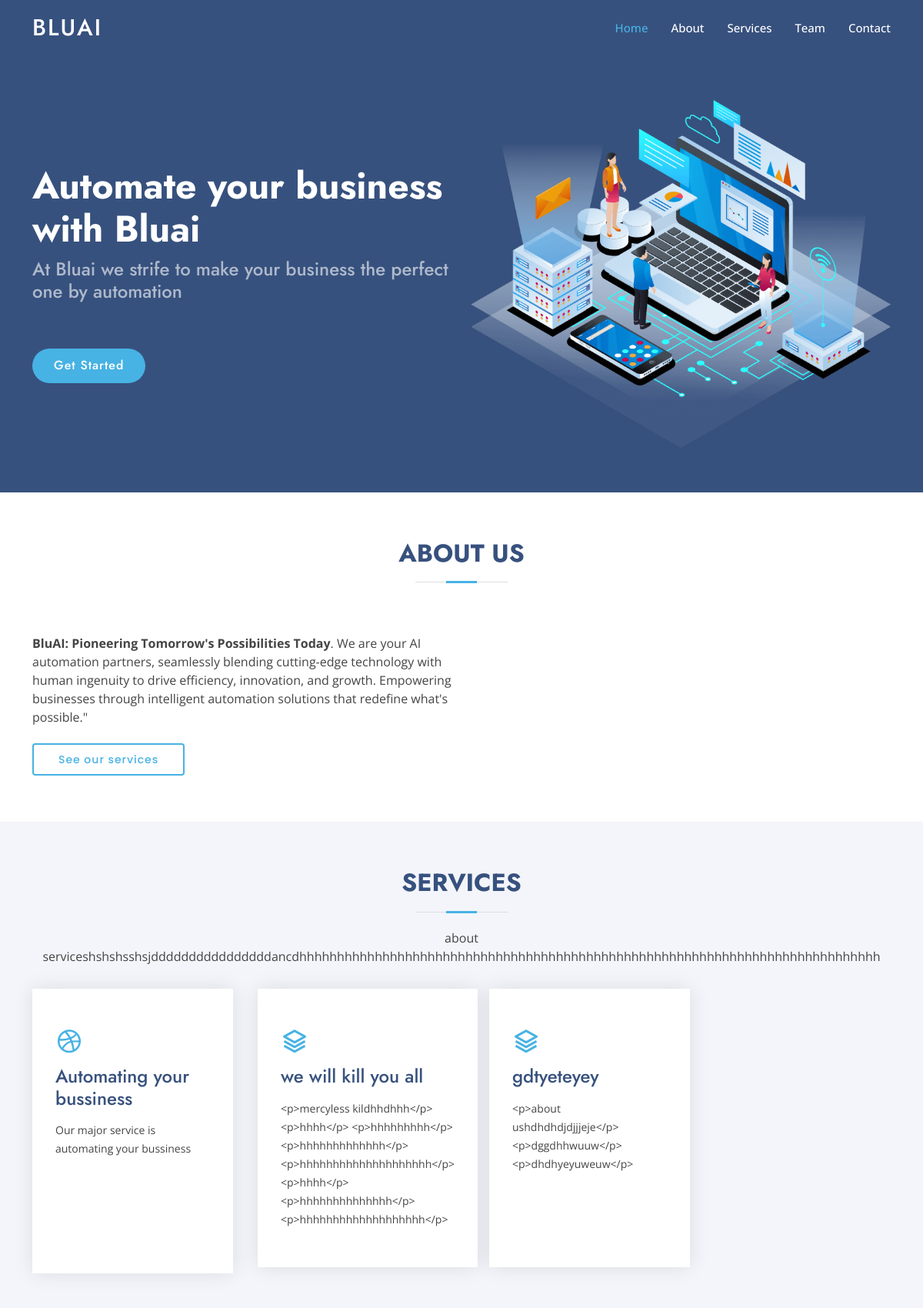
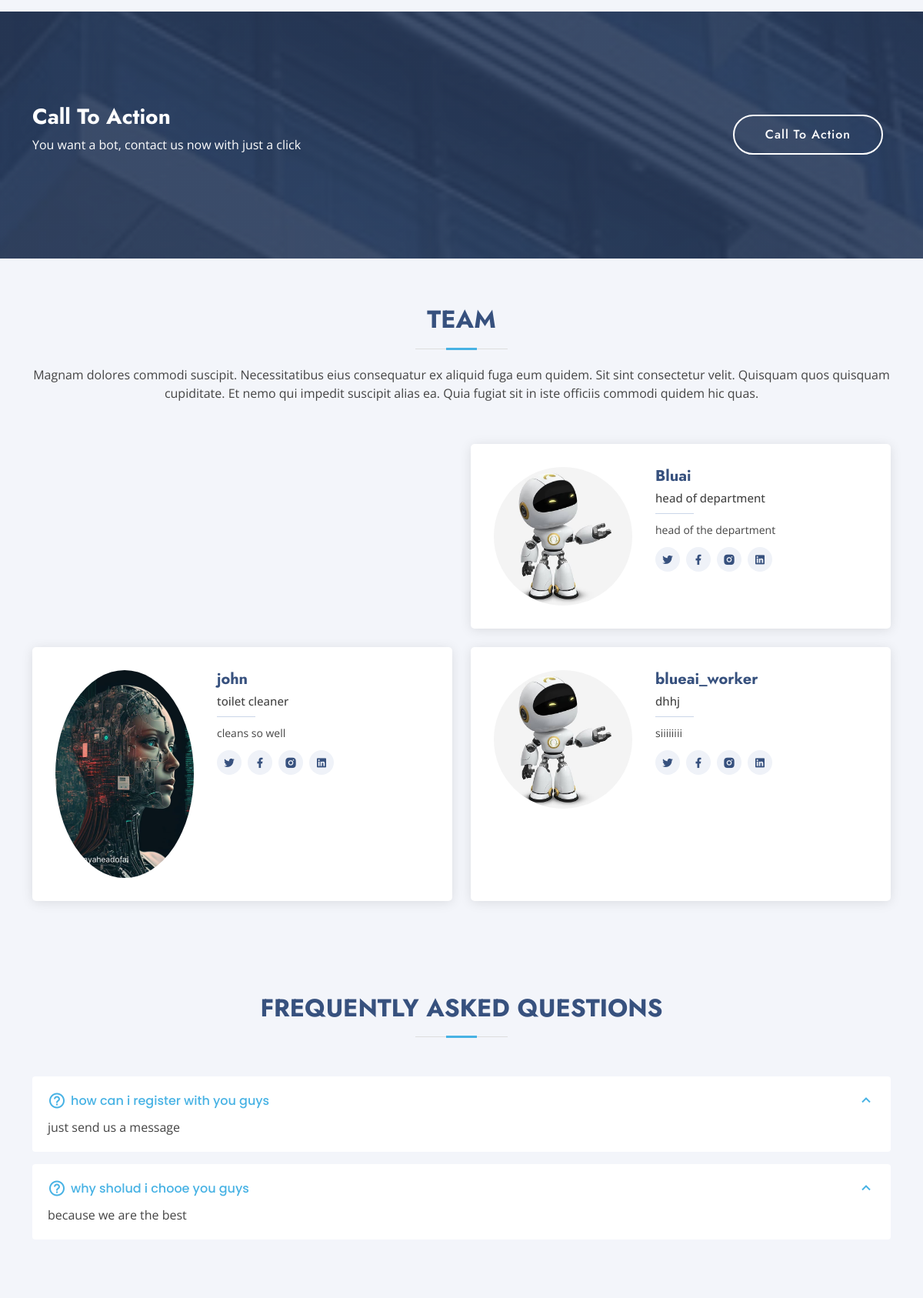
The page / (upper part) on the database its author committed (2 pictures, top to bottom).
### base_app/models.py (models this page shows)
class Hero_section(models.Model):
    title=models.CharField(max_length=50, help_text="enter title")
    body=models.CharField(max_length=200, help_text="enter body")
    image= models.ImageField(upload_to="heros", blank=True, null=True)

class About_us(models.Model):
    about=RichTextField(default="about us")

class MainServices(models.Model):
    description=RichTextField(default="about service")

class Services(models.Model):
    name_of_service=models.CharField(max_length=200, help_text="enter name of service")
    about_service=RichTextField(default="about us")
    date_posted=models.DateTimeField(auto_now_add=True)

class Team(models.Model):
    name=models.CharField(max_length=100, default="blueai_worker", help_text="enter your name")
    image=models.ImageField(upload_to="team", blank=True, null=True)
    position=models.CharField(max_length=200)
    about=models.CharField(max_length=300)
    twitter=models.URLField(
        verbose_name="Twitter Link",
        max_length=200,  # Adjust the maximum length based on your needs
        blank=True,
        null=True,
        help_text="Enter your Twitter profile link here."
    )
    facebook=models.URLField(
        verbose_name="Facebook Link",
        max_length=200,  # Adjust the maximum length based on your needs
        blank=True,
        null=True,
        help_text="Enter your Twitter profile link here."
    )
    instagram = models.URLField(
        verbose_name="Instagram Link",
        max_length=200,  # Adjust the maximum length based on your needs
        blank=True,
        null=True,
        help_text="Enter your Twitter profile link here."
    )
    linkedln = models.URLField(
        verbose_name="Linkedln Link",
        max_length=200,  # Adjust the maximum length based on your needs
        blank=True,
        null=True,
        help_text="Enter your Twitter profile link here."
    )

class Questions(models.Model):
    question=models.CharField(max_length=300)
    answer=models.CharField(max_length=500)

### base_app/views.py (the view)
# urls.py: path('', views.index, name="index"),
def index(request):
    hero_section=Hero_section.objects.all()
    about_data=About_us.objects.all()
    MainServices_data=MainServices.objects.all()
    services_data=Services.objects.all()
    team=Team.objects.all()
    questions=Questions.objects.all()
    details=Details.objects.all()
    accounts=Accounts.objects.all()
    context = {
        "hero_section": hero_section,
        "about_data": about_data,
        "main_service_data": MainServices_data,
        "services_data": services_data,
        "teams":team,
        "question":questions,
        "details":details,
        "accounts":accounts,
    }
    return render(request, 'index.html', context)

### templates/index.html (shortened to what this page needs)
{% extends 'main.html' %}
{% load static %}
{% block content %}
<section id="hero" class="d-flex align-items-center">
    <div class="container">
      <div class="row">
        <div class="col-lg-6 d-flex flex-column justify-content-center pt-4 pt-lg-0 order-2 order-lg-1" data-aos="fade-up" data-aos-delay="200">
        {% for hero in hero_section%}
            <h1>{{ hero.title }}</h1>
            <h2>{{ hero.body }}</h2>
        <div class="d-flex justify-content-center justify-content-lg-start">
            <a href="#contact" class="btn-get-started scrollto">Get Started</a>
          </div>
        </div>
        <div class="col-lg-6 order-1 order-lg-2 hero-img" data-aos="zoom-in" data-aos-delay="200">
          <img src="{{ hero.image.url }}" class="img-fluid animated" alt="">
        </div>
        {% endfor %}
      </div>
    </div>
  </section>
  <section id="about" class="about">
    <div class="container" data-aos="fade-up">
      <div class="section-title">
          <h2>About Us</h2>
      </div>
      {% for about in about_data %}
        <div class="row content">
            <div class="col-lg-6">
              <p>{{ about.about|safe }}</p>
                <a href="#services" class="btn-learn-more">See our services</a>
            </div>
          </div>
      {% endfor %}
    </div>
  </section>
    <section id="services" class="services section-bg">
      <div class="container" data-aos="fade-up">
        <div class="section-title">
          <h2>Services</h2>
        {% for s in main_service_data %}
          <p>{{ s.description|safe }}</p>
        {% endfor %}
        </div>
        <div class="row">
          <div class="col-xl-3 col-md-6 d-flex align-items-stretch" data-aos="zoom-in" data-aos-delay="100">
            <div class="icon-box">
              <div class="icon"><i class="bx bxl-dribbble"></i></div>
              <h4><a href=""> Automating your bussiness</a></h4>
              <p> Our major service is automating your bussiness</p>
            </div>
          </div>
        {% for service in services_data %}
          <div class="col-xl-3 col-md-6 d-flex align-items-stretch mt-4 mt-xl-0 "
          style="margin:8px;" data-aos="zoom-in" data-aos-delay="100">
            <div class="icon-box">
              <div class="icon"><i class="bx bx-layer"></i></div>
              <h4><a href="">{{ service.name_of_service }}</a></h4>
              <p>{{ service.about_service }}</p>
            </div>
          </div>
        {% endfor %}
      </div>
    </section>
    <section id="cta" class="cta">
      <div class="container" data-aos="zoom-in">
        <div class="row">
          <div class="col-lg-9 text-center text-lg-start">
            <h3>Call To Action</h3>
            <p>You want a bot, contact us now with just a click</p>
          </div>
          <div class="col-lg-3 cta-btn-container text-center">
            <a class="cta-btn align-middle" href="#">Call To Action</a>
          </div>
        </div>
  </div>
</section>
    <section id="team" class="team section-bg">
      <div class="container" data-aos="fade-up">
        <div class="section-title">
          <h2>Team</h2>
          <p>Magnam dolores commodi suscipit. Necessitatibus eius consequatur ex aliquid fuga eum quidem. Sit sint consectetur velit. Quisquam quos quisquam cupiditate. Et nemo qui impedit suscipit alias ea. Quia fugiat sit in iste officiis commodi quidem hic quas.</p>
        </div>
        <div class="row">
          <div class="col-lg-6 mt-4 mt-lg-0" data-aos="zoom-in" data-aos-delay="200">
          </div>
           {% for team in teams %}
          <div class="col-lg-6 mt-4" data-aos="zoom-in" data-aos-delay="300">
            <div class="member d-flex align-items-start">
              <div class="pic"><img src="{{ team.image.url }}" class="img-fluid" alt=""></div>
              <div class="member-info">
                <h4>{{ team.name }}</h4>
                <span>{{ team.position }}</span>
                <p> {{ team.about }}</p>
                <div class="social">
                  <a href="{{ team.twitter }}" target="_blank"><i class="ri-twitter-fill"></i></a>
                  <a href="{{ team.facebook }}"><i class="ri-facebook-fill"></i></a>
                  <a href="{{ team.instagram }}"><i class="ri-instagram-fill"></i></a>
                  <a href="{{ team.linkedln }}"> <i class="ri-linkedin-box-fill"></i> </a>
                </div>
              </div>
            </div>
          </div>
        {% endfor %}
      </div>
    </section>
    <section id="faq" class="faq section-bg">
      <div class="container" data-aos="fade-up">
        <div class="section-title">
          <h2>Frequently Asked Questions</h2>
        </div>
        {% for question in question %}
        <div class="faq-list">
          <ul>
            <li data-aos="fade-up" data-aos-delay="100">
              <i class="bx bx-help-circle icon-help"></i>
              <a data-bs-toggle="collapse" class="collapse" data-bs-target="#faq-list-1">
                {{ question.question }}<i class="bx bx-chevron-up icon-close"></i>
              </a>
              <div id="faq-list-1" class="collapse show" data-bs-parent=".faq-list">
                <p>
                  {{ question.answer }}
                </p>
              </div>
            </li>
          </ul>
        </div>
        {% endfor %}
      </div>
    </section>
    <section id="contact" class="contact">
    </section>
    {% endblock %}

### templates/main.html (shortened to what this page needs)
{% load static %}
<!DOCTYPE html>
<html lang="en">
<head>
  <link href="{% static 'img/favicon.png' %}" rel="stylesheet">
  <link href="{% static 'img/apple-touch-icon.png' %}" rel="stylesheet">
  <link rel="stylesheet" href="{% static 'css/style.css' %}">
  <link rel="stylesheet" href="{% static 'vendor/aos/aos.css' %}">
  <link href="{% static 'vendor/bootstrap/css/bootstrap.min.css' %}" rel="stylesheet">
  <link href="{% static 'vendor/bootstrap-icons/bootstrap-icons.css' %}" rel="stylesheet">
  <link href="{% static 'vendor/boxicons/css/boxicons.min.css' %}" rel="stylesheet">
  <link href="{% static 'vendor/swiper/swiper-bundle.min.css' %}" rel="stylesheet">
  <link href="{% static 'vendor/remixicon/remixicon.css' %}" rel="stylesheet">
  <link href="{% static 'vendor/glightbox/css/glightbox.min.css' %}" rel="stylesheet">
  <link href="{% static 'css/style.css' %}" rel="stylesheet">
</head>
<body>
  <header id="header" class="fixed-top ">
    <div class="container d-flex align-items-center">
      <h1 class="logo me-auto"><a href="index.html">BLUAI</a></h1>
      <nav id="navbar" class="navbar">
        <ul>
          <li><a class="nav-link scrollto active" href="#hero">Home</a></li>
          <li><a class="nav-link scrollto" href="#about">About</a></li>
          <li><a class="nav-link scrollto" href="#services">Services</a></li>
          <li><a class="nav-link scrollto" href="#team">Team</a></li>
          <li><a class="nav-link scrollto" href="#contact">Contact</a></li>
        </ul>
      </nav>
    </div>
  </header>
              {% block content %}
              {% endblock %}
</html>

### rows shown on the page
Hero_section: title "Automate your business with Bluai", body "At Bluai we strife to make your business the perfect one by automation", image (picture)
About_us: about "BluAI: Pioneering Tomorrow's Possibilities Today . We are your AI automation partners, seamlessly blending cutting-edge technology with human ingenuity to drive efficiency, innovation, and growth. Empowering businesses through intelligent automation solutions that redefine what's possible.\""
MainServices: description "about serviceshshshsshsjddddddddddddddddancdhhhhhhhhhhhhhhhhhhhhhhhhhhhhhhhhhhhhhhhhhhhhhhhhhhhhhhhhhhhhhhhhhhhhhhhhhhhhh"
Services: name_of_service "we will kill you all", about_service "<p>mercyless kildhhdhhh</p> <p>hhhh</p> <p>hhhhhhhhh</p> <p>hhhhhhhhhhhhh</p> <p>hhhhhhhhhhhhhhhhhhhh</p> <p>hhhh</p> <p>hhhhhhhhhhhhhh</p> <p>hhhhhhhhhhhhhhhhhhh</p>"
Services: name_of_service "gdtyeteyey", about_service "<p>about ushdhdhdjdjjjeje</p> <p>dggdhhwuuw</p> <p>dhdhyeyuweuw</p>"
Team: image (picture), name "Bluai", position "head of department", about "head of the department"
Team: image (picture), name "john", position "toilet cleaner", about "cleans so well"
Team: image (picture), name "blueai_worker", position "dhhj", about "siiiiiiii"
Questions: question "how can i register with you guys", answer "just send us a message"
Questions: question "why sholud i chooe you guys", answer "because we are the best"
